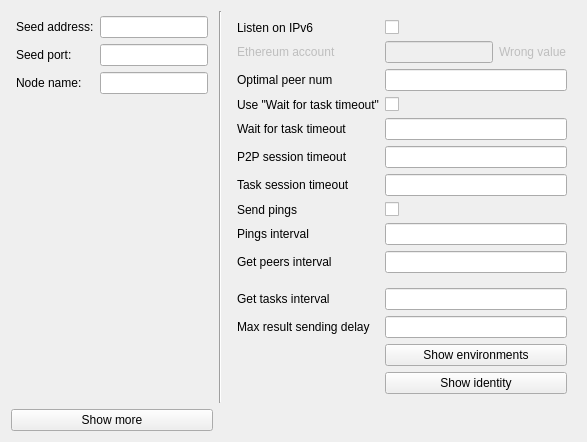
              <widget class="QWidget" name="generalTab">
               <attribute name="title">
                <string>General</string>
               </attribute>
               <layout class="QGridLayout" name="gridLayout_11">
                <item row="0" column="2">
                 <widget class="QWidget" name="advanceSettingsWidget" native="true">
                  <layout class="QFormLayout" name="formLayout_6">
                   <property name="fieldGrowthPolicy">
                    <enum>QFormLayout::AllNonFixedFieldsGrow</enum>
                   </property>
                   <item row="0" column="0">
                    <widget class="QLabel" name="label_37">
                     <property name="toolTip">
                      <string>Check this if you want to use IPv6 protocol</string>
                     </property>
                     <property name="text">
                      <string>Listen on IPv6</string>
                     </property>
                    </widget>
                   </item>
                   <item row="0" column="1">
                    <widget class="QCheckBox" name="useIp6CheckBox">
                     <property name="text">
                      <string/>
                     </property>
                    </widget>
                   </item>
                   <item row="3" column="0">
                    <widget class="QLabel" name="label_28">
                     <property name="enabled">
                      <bool>false</bool>
                     </property>
                     <property name="toolTip">
                      <string>Your ethereum address</string>
                     </property>
                     <property name="text">
                      <string>Ethereum account</string>
                     </property>
                    </widget>
                   </item>
                   <item row="3" column="1">
                    <layout class="QHBoxLayout" name="horizontalLayout_13">
                     <item>
                      <widget class="QLineEdit" name="ethAccountLineEdit">
                       <property name="enabled">
                        <bool>false</bool>
                       </property>
                      </widget>
                     </item>
                     <item>
                      <widget class="QLabel" name="accountStatusLabel">
                       <property name="enabled">
                        <bool>false</bool>
                       </property>
                       <property name="text">
                        <string>Wrong value</string>
                       </property>
                      </widget>
                     </item>
                    </layout>
                   </item>
                   <item row="4" column="0">
                    <widget class="QLabel" name="label_34">
                     <property name="toolTip">
                      <string>How many direct connections you want to have at a moment</string>
                     </property>
                     <property name="text">
                      <string>Optimal peer num</string>
                     </property>
                    </widget>
                   </item>
                   <item row="4" column="1">
                    <widget class="QLineEdit" name="optimalPeerNumLineEdit"/>
                   </item>
                   <item row="5" column="0">
                    <widget class="QLabel" name="label_35">
                     <property name="toolTip">
                      <string>If checked, Golem will wait only a given amount of seconds for resources and responses for tasks</string>
                     </property>
                     <property name="text">
                      <string>Use &quot;Wait for task timeout&quot;</string>
                     </property>
                    </widget>
                   </item>
                   <item row="5" column="1">
                    <widget class="QCheckBox" name="useWaitingForTaskTimeoutCheckBox">
                     <property name="text">
                      <string/>
                     </property>
                    </widget>
                   </item>
                   <item row="6" column="0">
                    <widget class="QLabel" name="label_36">
                     <property name="toolTip">
                      <string>How long to wait for a full task definition as a provider(seconds)</string>
                     </property>
                     <property name="text">
                      <string>Wait for task timeout</string>
                     </property>
                    </widget>
                   </item>
                   <item row="6" column="1">
                    <widget class="QLineEdit" name="waitingForTaskTimeoutLineEdit"/>
                   </item>
                   <item row="7" column="0">
                    <widget class="QLabel" name="label_38">
                     <property name="toolTip">
                      <string>How long should Golem wait to end inactive peer connection (seconds)</string>
                     </property>
                     <property name="text">
                      <string>P2P session timeout</string>
                     </property>
                    </widget>
                   </item>
                   <item row="7" column="1">
                    <widget class="QLineEdit" name="p2pSessionTimeoutLineEdit"/>
                   </item>
                   <item row="8" column="0">
                    <widget class="QLabel" name="taskSessionTimeoutConst">
                     <property name="toolTip">
                      <string>How long should Golem wait to end inactive task session (seconds)</string>
                     </property>
                     <property name="text">
                      <string>Task session timeout</string>
                     </property>
                    </widget>
                   </item>
                   <item row="8" column="1">
                    <widget class="QLineEdit" name="taskSessionTimeoutLineEdit"/>
                   </item>
                   <item row="9" column="0">
                    <widget class="QLabel" name="label_40">
                     <property name="toolTip">
                      <string>Check this if you want Golem to ping it's peers once in a while (in order to end dead connections)</string>
                     </property>
                     <property name="text">
                      <string>Send pings</string>
                     </property>
                    </widget>
                   </item>
                   <item row="9" column="1">
                    <widget class="QCheckBox" name="sendPingsCheckBox">
                     <property name="text">
                      <string/>
                     </property>
                    </widget>
                   </item>
                   <item row="10" column="0">
                    <widget class="QLabel" name="label_41">
                     <property name="toolTip">
                      <string>How often to send pings (seconds)</string>
                     </property>
                     <property name="text">
                      <string>Pings interval</string>
                     </property>
                    </widget>
                   </item>
                   <item row="10" column="1">
                    <widget class="QLineEdit" name="sendPingsLineEdit"/>
                   </item>
                   <item row="11" column="0">
                    <widget class="QLabel" name="label_42">
                     <property name="toolTip">
                      <string>How often should Golem query the network about peers (seconds)</string>
                     </property>
                     <property name="text">
                      <string>Get peers interval</string>
                     </property>
                    </widget>
                   </item>
                   <item row="11" column="1">
                    <widget class="QLineEdit" name="gettingPeersLineEdit"/>
                   </item>
                   <item row="13" column="0">
                    <widget class="QLabel" name="label_43">
                     <property name="toolTip">
                      <string>How often should Golem query the network about active tasks (seconds)</string>
                     </property>
                     <property name="text">
                      <string>Get tasks interval</string>
                     </property>
                    </widget>
                   </item>
                   <item row="13" column="1">
                    <widget class="QLineEdit" name="gettingTasksIntervalLineEdit"/>
                   </item>
                   <item row="14" column="0">
                    <widget class="QLabel" name="label_44">
                     <property name="toolTip">
                      <string>How long after the computation of a task is finished the result can be sent (seconds)</string>
                     </property>
                     <property name="text">
                      <string>Max result sending delay</string>
                     </property>
                    </widget>
                   </item>
                   <item row="14" column="1">
                    <widget class="QLineEdit" name="maxSendingDelayLineEdit"/>
                   </item>
                   <item row="15" column="1">
                    <widget class="QPushButton" name="environmentsButton">
                     <property name="toolTip">
                      <string>Environments manager</string>
                     </property>
                     <property name="text">
                      <string>Show environments</string>
                     </property>
                    </widget>
                   </item>
                   <item row="16" column="1">
                    <widget class="QPushButton" name="identityButton">
                     <property name="toolTip">
                      <string>Manage your public and private keys</string>
                     </property>
                     <property name="text">
                      <string>Show identity</string>
                     </property>
                    </widget>
                   </item>
                   <item row="12" column="0">
                    <widget class="Line" name="line_3">
                     <property name="orientation">
                      <enum>Qt::Horizontal</enum>
                     </property>
                    </widget>
                   </item>
                   <item row="16" column="0">
                    <widget class="Line" name="line_4">
                     <property name="orientation">
                      <enum>Qt::Vertical</enum>
                     </property>
                    </widget>
                   </item>
                  </layout>
                 </widget>
                </item>
                <item row="0" column="0">
                 <layout class="QGridLayout" name="gridLayout_7">
                  <property name="margin">
                   <number>5</number>
                  </property>
                  <item row="0" column="0">
                   <layout class="QFormLayout" name="formLayout_4">
                    <property name="fieldGrowthPolicy">
                     <enum>QFormLayout::AllNonFixedFieldsGrow</enum>
                    </property>
                    <item row="0" column="0">
                     <widget class="QLabel" name="label_10">
                      <property name="toolTip">
                       <string>IP address of a node to try to connect to</string>
                      </property>
                      <property name="text">
                       <string>Seed address:</string>
                      </property>
                     </widget>
                    </item>
                    <item row="0" column="1">
                     <widget class="QLineEdit" name="hostAddressLineEdit"/>
                    </item>
                    <item row="1" column="0">
                     <widget class="QLabel" name="label_11">
                      <property name="toolTip">
                       <string>Port number to try to connect to</string>
                      </property>
                      <property name="text">
                       <string>Seed port:</string>
                      </property>
                     </widget>
                    </item>
                    <item row="1" column="1">
                     <widget class="QLineEdit" name="hostIPLineEdit"/>
                    </item>
                    <item row="2" column="0">
                     <widget class="QLabel" name="nodeNameLabel_2">
                      <property name="text">
                       <string>Node name:</string>
                      </property>
                     </widget>
                    </item>
                    <item row="2" column="1">
                     <widget class="QLineEdit" name="nodeNameLineEdit"/>
                    </item>
                   </layout>
                  </item>
                 </layout>
                </item>
                <item row="1" column="0">
                 <widget class="QPushButton" name="showAdvanceButton">
                  <property name="toolTip">
                   <string>Advanced options</string>
                  </property>
                  <property name="text">
                   <string>Show more</string>
                  </property>
                 </widget>
                </item>
                <item row="0" column="1">
                 <widget class="Line" name="line_5">
                  <property name="orientation">
                   <enum>Qt::Vertical</enum>
                  </property>
                 </widget>
                </item>
               </layout>
              </widget>
